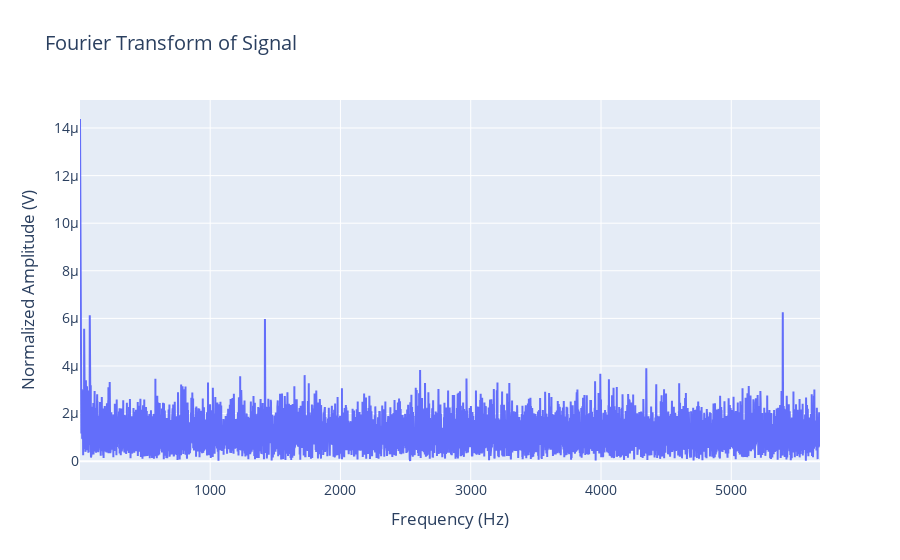

Write notebook code for a chart like this one.
### Code cell
import plotly.graph_objects as go
import numpy as np


fig = go.Figure()

# Add trace
fig.add_trace(go.Scatter(x=freqs, y=normalized_ft, mode='lines', name='Signal'))

# Add labels
fig.update_layout(
    title="Fourier Transform of Signal",
    xaxis_title="Frequency (Hz)",
    yaxis_title="Normalized Amplitude (V)",
    font=dict(size=14)
)  

fig.show()

### Figure 1 — Plotly figure (JSON) as saved in the notebook; plotly's stock layout.template omitted (floating-point values rounded to 4 significant figures; data arrays with more than 128 entries replaced by an {"elided": "..."} marker saying what was removed)
{"data": [{"mode": "lines", "name": "Signal", "type": "scatter", "x": {"elided": "7499 float values"}, "y": {"elided": "7499 float values"}}], "layout": {"font": {"size": 14}, "title": {"text": "Fourier Transform of Signal"}, "xaxis": {"title": {"text": "Frequency (Hz)"}}, "yaxis": {"title": {"text": "Normalized Amplitude (V)"}}}}
